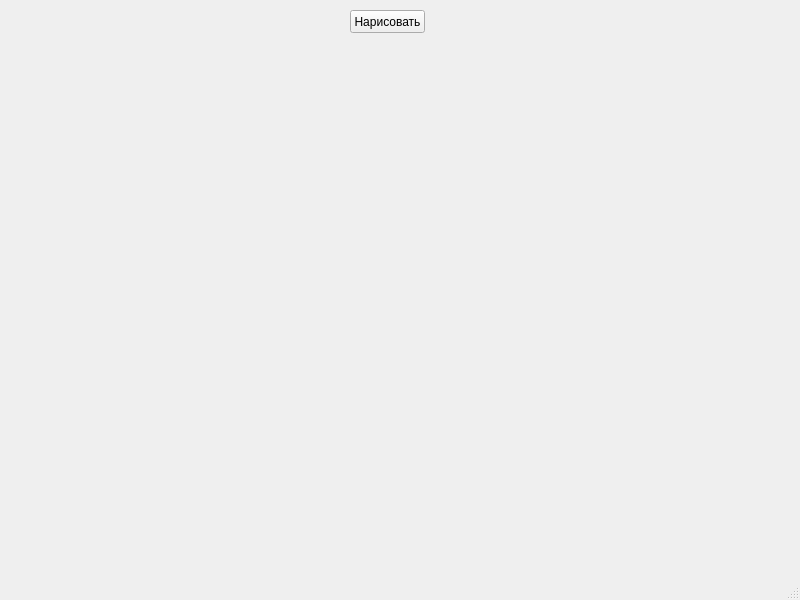
<?xml version="1.0" encoding="UTF-8"?>
<ui version="4.0">
 <class>MainWindow</class>
 <widget class="QMainWindow" name="MainWindow">
  <property name="geometry">
   <rect>
    <x>0</x>
    <y>0</y>
    <width>800</width>
    <height>600</height>
   </rect>
  </property>
  <property name="windowTitle">
   <string>MainWindow</string>
  </property>
  <widget class="QWidget" name="centralwidget">
   <widget class="QPushButton" name="pushButton">
    <property name="geometry">
     <rect>
      <x>350</x>
      <y>10</y>
      <width>75</width>
      <height>23</height>
     </rect>
    </property>
    <property name="text">
     <string>Нарисовать</string>
    </property>
   </widget>
  </widget>
  <widget class="QMenuBar" name="menubar">
   <property name="geometry">
    <rect>
     <x>0</x>
     <y>0</y>
     <width>800</width>
     <height>21</height>
    </rect>
   </property>
  </widget>
  <widget class="QStatusBar" name="statusbar"/>
 </widget>
 <resources/>
 <connections/>
</ui>
